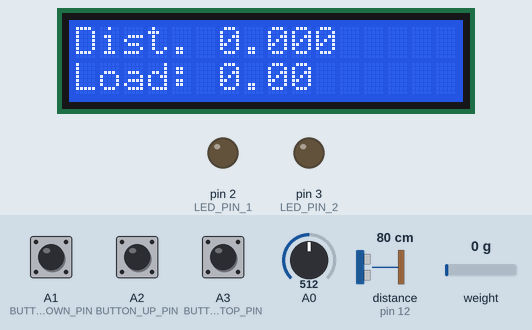
This program was run on a simulated Arduino Nano, built with avr-gcc and run on an emulated ATmega328P. Parts: 16×2 character LCD, output pins drawn as LEDs (lit = HIGH). The inputs (shaded band) are chosen by the test bench; at power-on: A2 (BUTTON_UP_PIN) HIGH, A1 (BUTTON_DOWN_PIN) HIGH, distance to the obstacle (sensor on pin 12) 80 cm, A0 = 512, A3 (BUTTON_STOP_PIN) HIGH, weight on the scale 0 g. The echo pulse lasts 58.3 µs per cm; what the program prints to the serial monitor is not drawn.

Above: at 3.8 s.
3.9 s: A2 (BUTTON_UP_PIN) pulled LOW for 0.15 s
At 4.5 s:
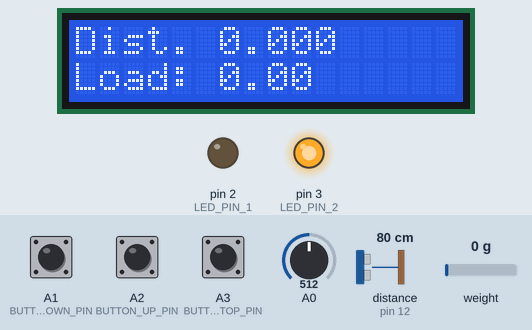
5.5 s: A1 (BUTTON_DOWN_PIN) pulled LOW for 0.15 s
At 6.5 s:
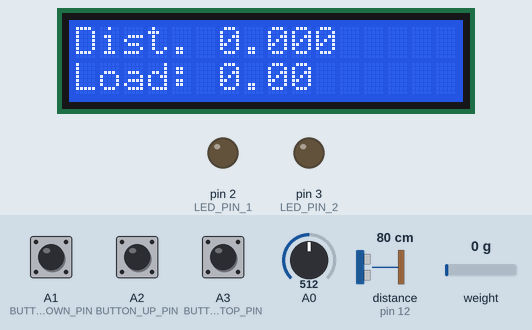
7.1 s: A2 (BUTTON_UP_PIN) pulled LOW for 1 s
At 7.9 s:
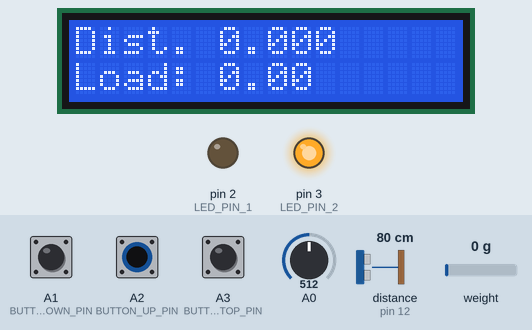
9.6 s: distance to the obstacle (sensor on pin 12) set to 120 cm
Timing chart, 0 to 12.6 s (numbered marks = the images above; inputs shaded):
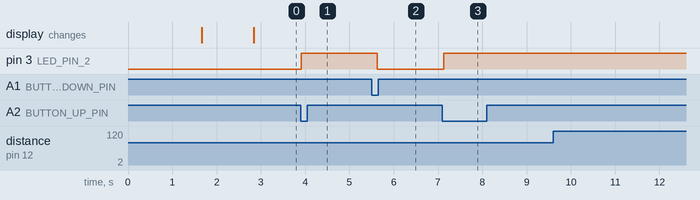

The program:

main.cpp
```cpp
#include <Arduino.h>
#include <LiquidCrystal.h>
#include <HX711.h>
#include <NewPing.h>

// pin def
#define SONAR_TRIG_PIN 13
#define SONAR_ECHO_PIN 12
#define LED_PIN_1 2
#define LED_PIN_2 3
#define LOAD_DOUT_PIN 10
#define LOAD_SCK_PIN 11
#define BUTTON_UP_PIN A2
#define BUTTON_STOP_PIN A3
#define BUTTON_DOWN_PIN A1

// defines
#define CALIBRATION_FACTOR 17555.0 //150555.0 // -7050.0 //150555.5
#define DISPLAY_DELAY 300
#define SERIAL_UPLOAD_DELAY 300
#define MAX_ACCEPTABLE_DISTANCE 70
#define MIN_ACCEPTABLE_DISTANCE 5
#define LOAD_THRESHOLD 0.5

// classes
LiquidCrystal lcd(4,5,6,7,8,9);
HX711 scale;
NewPing sonar(SONAR_TRIG_PIN,SONAR_ECHO_PIN,200);


// variables
unsigned long displayTimestamp = 0;
unsigned long serialTimestamp = 0;
char command = 's';    // 's' --> stop, 'u' ---> up, 'd' ---> Down
float load = 0.0;
float prevLoad = 0.0;
float irDistance = 0.0;
float irDistanceInit = 0.0;
float deflection = 0.0;
float distance = 0.0;
float prevDistance = 200.0;


// functions
void checkBtnClick();
void displayData();
float measureDeflection();
void updateSensorVal();
void display();

void setup() {

  lcd.begin(16,2);
  lcd.clear();
  lcd.print("  Loading.....  ");
  Serial.begin(9600);


  // pinmode
  pinMode(LED_PIN_1,OUTPUT);
  pinMode(LED_PIN_2,OUTPUT);
  pinMode(BUTTON_UP_PIN,INPUT_PULLUP);
  pinMode(BUTTON_STOP_PIN,INPUT_PULLUP);
  pinMode(BUTTON_DOWN_PIN,INPUT_PULLUP);

  scale.begin(LOAD_DOUT_PIN,LOAD_SCK_PIN);
  scale.get_units(10);

  delay(100);


  float s = 150555.0;
  // scale.set_scale(s);
  // long zeropoint = scale.read_average();
  // scale.set_scale(CALIBRATION_FACTOR);
  // scale.tare();
  // scale.get_units(10);
  delay(500);
  lcd.clear();

  scale.set_scale();
  scale.tare(10);
  // Serial.println("-----------------------------------------");
  // Serial.println(scale.get_units(10));
  Serial.print("zero point : ");
  // Serial.println(scale.read_average());
  float calibration_factor = 17555.0;   // 268555

  scale.set_scale(calibration_factor);
  scale.set_offset(200);

  // while(1){
  //     Serial.print("Reading: ");
  //     Serial.print(scale.get_units(), 1);
  //     Serial.print(" kg"); //Change this to kg and re-adjust the calibration factor if you follow SI units like a sane person
  //     Serial.print(" calibration_factor: ");
  //     Serial.print(scale.get_scale());
  //     Serial.println();

  //     if(Serial.available())
  //     {
  //       char temp = Serial.read();
  //       if(temp == '+' || temp == 'a')
  //         calibration_factor += 1000;
  //       else if(temp == '-' || temp == 'z'){
  //         calibration_factor -= 1000;
  //       }
  //       scale.set_scale(calibration_factor);

  //     }
  //     delay(200);
  // }

  prevDistance = sonar.ping_cm();
  // updateSensorVal();
}

void loop() {
  checkBtnClick();
  // if(command == 'd'){
    updateSensorVal();
  // }
  checkBtnClick();
  if(command == 's'){
    digitalWrite(LED_PIN_1,LOW);
    digitalWrite(LED_PIN_2,LOW);
  }

  else if(command == 'u'){
    digitalWrite(LED_PIN_1,LOW);
    digitalWrite(LED_PIN_2,HIGH);
  }
  else if(distance > MAX_ACCEPTABLE_DISTANCE || distance < MIN_ACCEPTABLE_DISTANCE){
    // command = 's';
    digitalWrite(LED_PIN_1,LOW);
    digitalWrite(LED_PIN_2,LOW);
  }

  else if(command == 'd'){
    digitalWrite(LED_PIN_1,HIGH);
    digitalWrite(LED_PIN_2,LOW);
  }
  if(millis() - displayTimestamp > DISPLAY_DELAY){
    display();
    displayTimestamp = millis();
  }
  if(millis() - serialTimestamp > SERIAL_UPLOAD_DELAY ){
    Serial.print("START;");
    Serial.print("DISTANCE:");
    Serial.print(deflection);
    Serial.print(";LOAD:");
    Serial.print(load);
    Serial.println(";END");

    serialTimestamp = millis();
  }

  delay(50);


}


void checkBtnClick (){
  bool upMove = digitalRead(BUTTON_UP_PIN);
  bool stopMove = digitalRead(BUTTON_STOP_PIN);
  bool downMove = digitalRead(BUTTON_DOWN_PIN);

  if(!stopMove){
    command = 's';
  }
  else if (!downMove) {
    command = 'd';
  }
  else if (!upMove) {
    command = 'u';
  }

}

void updateSensorVal(){
  // float a0 = scale.get_units();
  // float a1= scale.get_units();
  // float a2 = scale.get_units();
  // float new_load = min(a0,min(a1,a2));
  float new_load = scale.get_units() - 5.2;
  new_load /= 8.0;
  irDistance = measureDeflection();
  float new_distance = sonar.ping_cm();

  // Serial.print(a0);
  // Serial.print("   ");
  // Serial.print(a1);
  // Serial.print("   ");
  // Serial.println(a2);
  // Serial.println(new_load);

  if (new_load > 0 & new_load < 50)
  {
    load = new_load;
    prevLoad = load;
    if(load < LOAD_THRESHOLD) load = 0.0;
    if (load > LOAD_THRESHOLD){
      if(!irDistanceInit) irDistanceInit = irDistance;
      deflection = irDistance - irDistanceInit ;
    }
    else deflection = 0;

    // Serial.print(irDistance);
    // Serial.print("    ");
    // Serial.print(irDistanceInit);
    // Serial.print("     ");
    // Serial.println(deflection);
  }
  if( distance - prevDistance < 2) {
    prevDistance = distance;
    distance = new_distance;
  }
}


float measureDeflection(){
  float val = 0;
  float d = -1;
  for(int i=0;i<50;i++){
    val += analogRead(A0);
    delay(1);
  }
  val /= 50.0;
  if(val < 195 & val >150){
    d = 20.0+(195-val)/25.0;
  }
  else if(val > 194 & val < 290){
    d = 17.0+ (290-val)/32.0;
  }
  else if(val > 289 & val < 400){
    d = 14.0 + (400-val)/35.0;
  }
    else if(val >397 & val < 500){
    d = 11.0 + (500-val)/40.0;
  }
     else if(val >498 & val < 600){
    d = 8.0 + (600-val)/40.0;
  }
     else if(val >597 & val < 700){
    d = 5.0 + (700-val)/40.0;
  }
     else if(val >697 & val < 800){
    d = 3.0 + (800-val)/40.0;
  }
  return d;
}


void display(){
  lcd.setCursor(0,0);
  lcd.print("Dist. ");
  lcd.print(deflection,3);
  lcd.print("     ");
  lcd.setCursor(0,1);
  lcd.print("Load: ");
  lcd.print(load);
  lcd.print("    ");
}
```

Measured:
- after the input at 3.9 s, pin 3 (LED_PIN_2): LOW → HIGH at once
- after the input at 5.5 s, pin 3 (LED_PIN_2): HIGH → LOW after 0.13 s
- after the input at 7.1 s, pin 3 (LED_PIN_2): LOW → HIGH at once
- after the input at 9.6 s, every drawn part: stays the same
